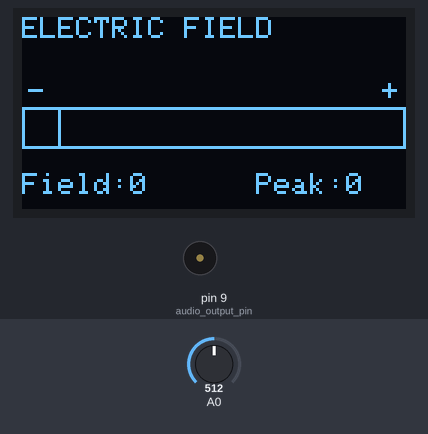
Bench run of a sketch on a simulated Arduino Uno, built with avr-gcc and run on an emulated ATmega328P. Parts: 128×64 one-colour display, buzzer (waves = sounding). The inputs (shaded band) are chosen by the test bench; at power-on: A0 = 512.

Above: at 6.6 s.
6.7 s: A0 set to 306
At 8.3 s:
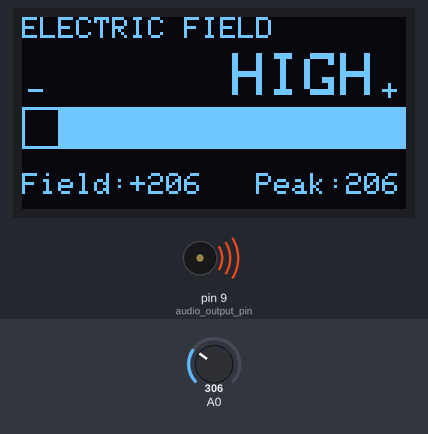
9.7 s: A0 set to 317
At 11.0 s:
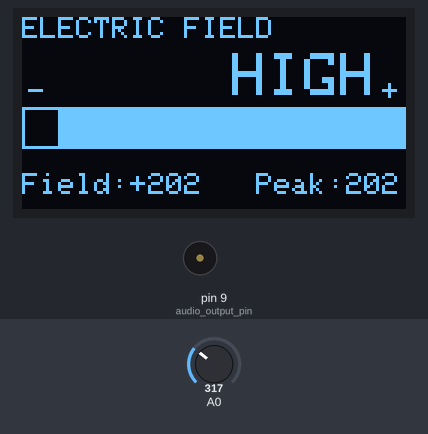
11.3 s: A0 set to 716
At 11.81 s:
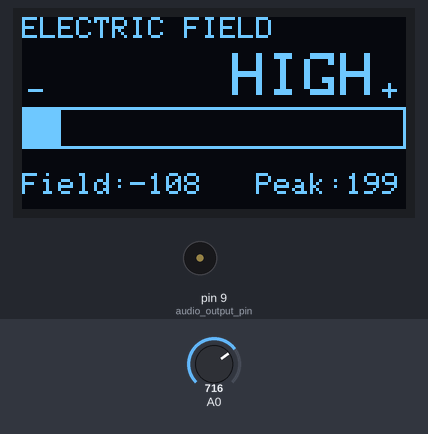
13.8 s: A0 set to 525
At 14.22 s:
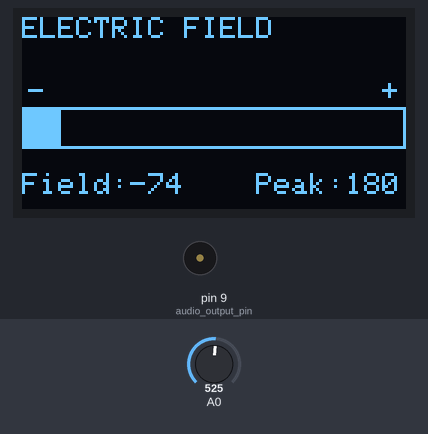
15.5 s: A0 set to 500
At 16.37 s:
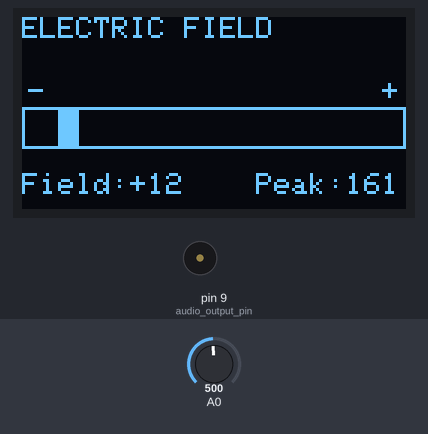
Timing chart, 0 to 18.3 s (numbered marks = the images above; inputs shaded):
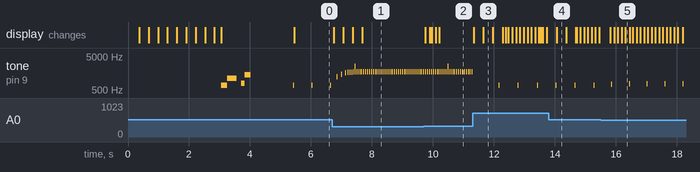

The sketch:

ElectrostaticDetector_V112.ino
```cpp
/*
Electrostatic Detector
Slider2732_ July 2026

Required libraries can be found in the Arduino libraries section of the IDE.


Changes -
Intro ditty upon ready, subject to improvement.
Better detected range to audio feedback.
Audio output added as PWM on pin D9
An old over ear headphoe speaker can be used for good direct volume
In my case, it was from a Walkman type headband.
Variable pot inline with the speaker, 1K or 5K, larger creates
more an on/off for the volume control.

*/


#include <Wire.h>
#include <Adafruit_GFX.h>
#include <Adafruit_SSD1306.h>

#define SCREEN_WIDTH 128
#define SCREEN_HEIGHT 64

Adafruit_SSD1306 display(128,64,&Wire,-1);


// Sensor values
int reading = 0;
long baseline = 0;
int fieldStrength = 0;
int displayValue= 0;
int peakField = 0;
int smoothedReading;
unsigned long lastClick = 0;
int clickInterval;

// HIGH indicator timer
bool highDisplay = false;
unsigned long highTimer = 0;

// Peak decay
unsigned long lastDecay = 0;


void setup()
{
    display.begin(SSD1306_SWITCHCAPVCC,0x3C);

    pinMode(9, OUTPUT);  // audio output pin
    reading = analogRead(A0);

    // Startup calibration
    unsigned long startTime = millis();

    long total = 0;
    int samples = 0;


    while(millis() - startTime < 3000)
    {
        reading = (reading * 7 + analogRead(A0)) / 8;

        total += reading;
        samples++;


        display.clearDisplay();

        display.setTextColor(SSD1306_WHITE);

        display.setTextSize(1);
        display.setCursor(18,10);
        display.print("ELECTRIC FIELD");

        display.setCursor(18,27);
        display.print("Calibrating...");

        display.setCursor(18,56);
        display.print("Version 1.12");


        int bar = map(millis()-startTime,0,3000,0,124);

        display.drawRect(2,40,124,10,SSD1306_WHITE);
        display.fillRect(3,41,bar,8,SSD1306_WHITE);
        display.display();
        delay(20);
    }


    baseline = total / samples;

    peakField = 0;


    // beeps to denote ready on pin 9

    tone(9, 700, 200);
    delay(200);
    tone(9, 1100, 300);
    delay(460);
    tone(9, 800, 180);
    delay(100);
    tone(9, 1420, 200);
    delay(400);
    delay(1200);
}


void loop()
{
// Smooth sensor reading
reading = (reading * 7 + analogRead(A0)) /8;


   // Bipolar field value
displayValue = baseline - reading;

// Positive-only value used for HIGH detection
fieldStrength = displayValue;

if(fieldStrength < 0)
    fieldStrength = 0;


int activity = abs(fieldStrength);

clickInterval = map(activity, 0, 200, 900, 70);
clickInterval = constrain(clickInterval, 70, 900);

if (millis() - lastClick >= clickInterval)
{
    int clickPitch = map(activity, 0, 200, 700, 1700);
    clickPitch = constrain(clickPitch, 700, 1700);

    tone(9, clickPitch, 15);

    lastClick = millis() - (clickInterval / 3);
}
    // Peak event memory
    if(fieldStrength > peakField)
    {
        peakField = fieldStrength;
    }


    // Slow return of peak value
    if(millis() - lastDecay > 100)
    {
        if(peakField > fieldStrength)
            peakField--;

        lastDecay = millis();
    }


    // Trigger HIGH event
   if(fieldStrength > 200 && !highDisplay)
{
    highDisplay = true;
    highTimer = millis();

    tone(9,2500,60);
}

//if(!highDisplay)
//{
//    updateClicks();
//}

    // Clear HIGH after 3 seconds
    if(highDisplay && millis() - highTimer > 3000)
    {
        highDisplay = false;
    }


    // DISPLAY
    display.clearDisplay();
    display.setTextColor(SSD1306_WHITE);
    display.setTextSize(1);
    display.setCursor(0,0);
    display.print("ELECTRIC FIELD");

// ----- Bipolar bar graph -----
const int zeroX = 12;

display.drawRect(0,30,128,14,SSD1306_WHITE);

// Zero marker
display.drawLine(zeroX,30,zeroX,43,SSD1306_WHITE);

// Labels
display.setCursor(2,21);
display.print("-");

display.setCursor(120,21);
display.print("+");

if(displayValue >= 0)
{
    int width = map(displayValue,0,200,0,114);
    width = constrain(width,0,114);

    display.fillRect(zeroX+1,31,width,12,SSD1306_WHITE);
}
else
{
    int width = map(-displayValue,0,25,0,11);
    width = constrain(width,0,11);

    display.fillRect(zeroX-width,31,width,12,SSD1306_WHITE);
}
    // Values
    display.setCursor(0,52);
display.print("Field:");

if(displayValue > 0)
    display.print("+");
    display.print(displayValue);

    display.setCursor(78,52);
    display.print("Peak:");
    display.print(peakField);


    if(highDisplay)
    {
        display.setTextSize(2);
        display.setCursor(70,12);
        display.print("HIGH");
        display.setTextSize(1);
    }


    display.display();
}
```

Measured:
- the behaviour switches between 316 and 317 on A0 (found by bisection; images 1 and 2)
- the behaviour switches between 512 and 511 on A0 (found by bisection; images 4 and 5)
- after the input at 6.7 s, the display: first changes after 0.05 s (image 1 shows a later state)
- after the input at 9.7 s, the display: first changes after 0.05 s (image 2 shows a later state)
- after the input at 11.3 s, the display: first changes at once (image 3 shows a later state)
- after the input at 15.5 s, the display: first changes after 0.32 s (image 5 shows a later state)
- by itself, tone on pin 9 (audio_output_pin): plays 1210 Hz for 0.02 s, 1470 Hz for 0.02 s, 1585 Hz for 0.02 s, 1640 Hz for 0.02 s, 1665 Hz for 0.02 s, 1685 Hz for 0.02 s … (44 notes in this stretch)
